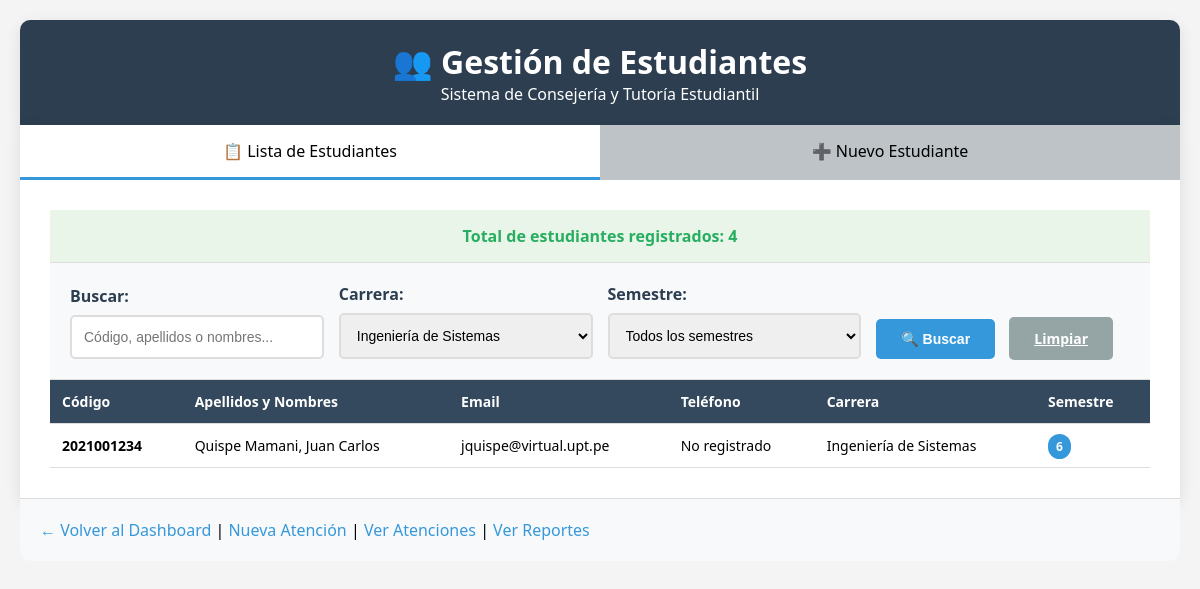
The app's page /gestion_estudiantes.php?carrera=Ingeniería de Sistemas (signed in) with its own data.
### tables this page shows
CREATE TABLE IF NOT EXISTS estudiantes (
    id INT PRIMARY KEY AUTO_INCREMENT,
    codigo VARCHAR(20) UNIQUE NOT NULL,
    apellidos VARCHAR(100) NOT NULL,
    nombres VARCHAR(100) NOT NULL,
    email VARCHAR(100),
    telefono VARCHAR(20),
    carrera VARCHAR(100),
    semestre INT,
    activo BOOLEAN DEFAULT TRUE,
    created_at TIMESTAMP DEFAULT CURRENT_TIMESTAMP
);

### public/gestion_estudiantes.php (the view, shortened to what this page needs)
<?php
require_once "../config/db.php";
$filtro_carrera = $_GET['carrera'] ?? '';
$busqueda = $_GET['busqueda'] ?? '';
$sql = "SELECT * FROM estudiantes WHERE activo = 1";
$params = [];
if (!empty($filtro_carrera)) {
    $sql .= " AND carrera LIKE ?";
    $params[] = "%$filtro_carrera%";
}
$sql .= " ORDER BY apellidos, nombres";
$stmt = $pdo->prepare($sql);
$stmt->execute($params);
$estudiantes = $stmt->fetchAll();
$total_estudiantes = $pdo->query("SELECT COUNT(*) FROM estudiantes WHERE activo = 1")->fetchColumn();
$carreras_disponibles = $pdo->query("SELECT DISTINCT carrera FROM estudiantes WHERE activo = 1 AND carrera IS NOT NULL ORDER BY carrera")->fetchAll();
?>
<!DOCTYPE html>
<html lang="es">
<head>
</head>
<body>
    <div class="container">
        <div class="header">
            <h1>👥 Gestión de Estudiantes</h1>
            <p>Sistema de Consejería y Tutoría Estudiantil</p>
        </div>
        <div class="content">
            <div class="tabs">
                <div class="tab active" onclick="showTab('lista')">📋 Lista de Estudiantes</div>
                <div class="tab" onclick="showTab('nuevo')">➕ Nuevo Estudiante</div>
            </div>
            <div id="tab-lista" class="tab-content active">
                <div class="stats-bar">
                    Total de estudiantes registrados: <?= $total_estudiantes ?>
                </div>
                <div class="filters">
                    <form method="GET" action="">
                        <div class="filter-row">
                            <div>
                                <label>Buscar:</label>
                                <input type="text" name="busqueda" placeholder="Código, apellidos o nombres..."
                                       value="<?= htmlspecialchars($busqueda) ?>">
                            </div>
                            <div>
                                <label>Carrera:</label>
                                <select name="carrera">
                                    <?php foreach ($carreras_disponibles as $carrera): ?>
                                        <option value="<?= htmlspecialchars($carrera['carrera']) ?>"
                                                <?= $filtro_carrera == $carrera['carrera'] ? 'selected' : '' ?>>
                                            <?= htmlspecialchars($carrera['carrera']) ?>
                                        </option>
                                    <?php endforeach; ?>
                                </select>
                            </div>
                            <div>
                                <label>Semestre:</label>
                                <select name="semestre">
                                    <option value="">Todos los semestres</option>
                                </select>
                            </div>
                            <div>
                                <button type="submit" class="btn">🔍 Buscar</button>
                                <a href="gestion_estudiantes.php" class="btn" style="background: #95a5a6;">Limpiar</a>
                            </div>
                        </div>
                    </form>
                </div>
                <div class="table-container">
                    <?php if (empty($estudiantes)): ?>
                        <div class="no-data">
                            <h3>No se encontraron estudiantes</h3>
                            <p>No hay estudiantes registrados con los criterios de búsqueda aplicados.</p>
                        </div>
                    <?php else: ?>
                        <table>
                            <thead>
                                <tr>
                                    <th>Código</th>
                                    <th>Apellidos y Nombres</th>
                                    <th>Email</th>
                                    <th>Teléfono</th>
                                    <th>Carrera</th>
                                    <th>Semestre</th>
                                </tr>
                            </thead>
                            <tbody>
                                <?php foreach ($estudiantes as $estudiante): ?>
                                    <tr>
                                        <td><strong><?= htmlspecialchars($estudiante['codigo']) ?></strong></td>
                                        <td><?= htmlspecialchars($estudiante['apellidos'] . ', ' . $estudiante['nombres']) ?></td>
                                        <td><?= htmlspecialchars($estudiante['email'] ?: 'No registrado') ?></td>
                                        <td><?= htmlspecialchars($estudiante['telefono'] ?: 'No registrado') ?></td>
                                        <td><?= htmlspecialchars($estudiante['carrera'] ?: 'No especificada') ?></td>
                                        <td>
                                            <?php if ($estudiante['semestre']): ?>
                                                <span class="badge"><?= $estudiante['semestre'] ?></span>
                                            <?php else: ?>
                                                <span style="color: #7f8c8d;">No especificado</span>
                                            <?php endif; ?>
                                        </td>
                                    </tr>
                                <?php endforeach; ?>
                            </tbody>
                        </table>
                    <?php endif; ?>
                </div>
            </div>
        </div>
        <div class="navigation">
            <a href="dashboard.php">← Volver al Dashboard</a> |
            <a href="registro_atencion.php">Nueva Atención</a> |
            <a href="lista_atenciones.php">Ver Atenciones</a> |
            <a href="reportes.php">Ver Reportes</a>
        </div>
    </div>
</body>
</html>

### public/gestion_estudiantes.php (style rules this page uses)
* { margin: 0; padding: 0; box-sizing: border-box; }
body { font-family: 'Segoe UI', Tahoma, Geneva, Verdana, sans-serif; background: #f4f4f4; padding: 20px; }
.container { max-width: 1200px; margin: 0 auto; }
.header { background: #2c3e50; color: white; padding: 20px; text-align: center; border-radius: 10px 10px 0 0; box-shadow: 0 5px 15px rgba(0,0,0,0.1); }
.content { background: white; padding: 0; box-shadow: 0 5px 15px rgba(0,0,0,0.1); }
.tabs { display: flex; background: #ecf0f1; }
.tab { flex: 1; padding: 15px; text-align: center; background: #bdc3c7; cursor: pointer; transition: background 0.3s; }
.tab.active { background: white; border-bottom: 3px solid #3498db; }
.tab-content { display: none; padding: 30px; }
.tab-content.active { display: block; }
label { display: block; margin-bottom: 8px; font-weight: 600; color: #2c3e50; }
input, select { width: 100%; padding: 12px; border: 2px solid #ddd; border-radius: 5px; font-size: 14px; transition: border-color 0.3s; }
.btn { background: #3498db; color: white; padding: 12px 25px; border: none; border-radius: 5px; cursor: pointer; font-size: 14px; font-weight: 600; transition: background 0.3s; margin-right: 10px; }
.stats-bar { background: #e8f5e8; padding: 15px; text-align: center; font-weight: 600; color: #27ae60; border-bottom: 1px solid #ddd; }
.filters { background: #f8f9fa; padding: 20px; border-bottom: 1px solid #ddd; }
.filter-row { display: grid; grid-template-columns: repeat(auto-fit, minmax(200px, 1fr)); gap: 15px; align-items: end; }
.table-container { overflow-x: auto; }
table { width: 100%; border-collapse: collapse; }
th, td { padding: 12px; text-align: left; border-bottom: 1px solid #ddd; font-size: 14px; }
th { background: #34495e; color: white; font-weight: 600; position: sticky; top: 0; }
.badge { padding: 4px 8px; border-radius: 12px; font-size: 12px; font-weight: 600; background: #3498db; color: white; }
.navigation { padding: 20px; background: #f8f9fa; border-top: 1px solid #ddd; border-radius: 0 0 10px 10px; }
.navigation a { color: #3498db; text-decoration: none; font-weight: 500; }

### records on screen
estudiantes: codigo "2021001234", apellidos+nombres "Quispe Mamani, Juan Carlos", email "jquispe@virtual.upt.pe", telefono "No registrado", carrera "Ingeniería de Sistemas", semestre "6"

### other values on screen
$total_estudiantes "4"
form field carrera "Ingeniería de Sistemas"
